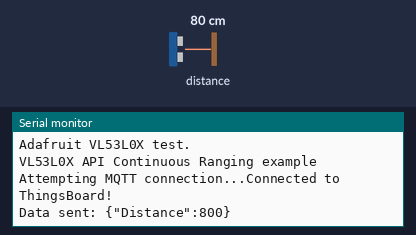
The sketch below on a simulated ESP32. Shown: the last lines printed to the serial monitor. The inputs (shaded band) are chosen by the test bench; at power-on: distance to the obstacle 80 cm. WiFi joins after 1.5 s; servers stay silent unless stated; no MQTT or app messages arrive unless stated.

Above: at 3.7 s.
3.8 s: distance to the obstacle set to 2 cm
At 5.9 s:
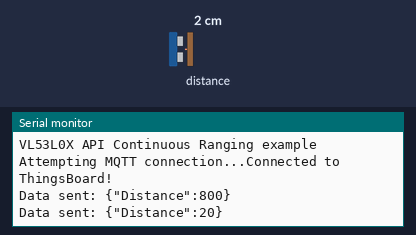
7.1 s: distance to the obstacle set to 4 cm
At 9.1 s:
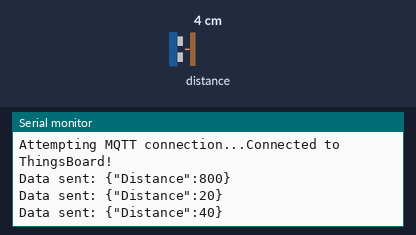
Timing chart, 0 to 10.6 s (numbered marks = the images above; inputs shaded):
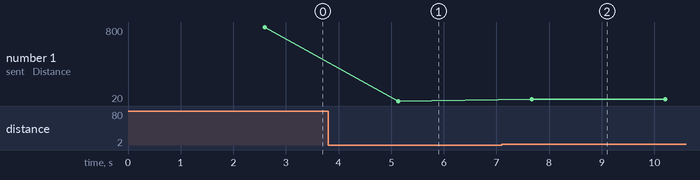

Measured:
- after the input at 3.8 s, the serial monitor: prints a new line after 1.3 s (image 1)
- after the input at 7.1 s, the serial monitor: prints a new line after 0.57 s (image 2)
- plotted number 1: 800 → 20 after the input at 3.8 s, 20 → 40 after the input at 7.1 s

The sketch:

LiDar.ino
```cpp
#include <WiFi.h>
#include <PubSubClient.h>
#include <ArduinoJson.h>
#include "Adafruit_VL53L0X.h"

// WiFi credentials
const char* ssid = "Logsun";
const char* password = "12345678";

// ThingsBoard MQTT broker details
#define THINGSBOARD_SERVER "demo.thingsboard.io" // Cloud instance
// #define THINGSBOARD_SERVER "YOUR_LOCAL_IP" // For local installation
#define TOKEN "bPvLvZYFY3fWknzLPhB1" // From ThingsBoard device dashboard

Adafruit_VL53L0X lox = Adafruit_VL53L0X();

WiFiClient espClient;
PubSubClient client(espClient);

void setup_wifi() {
  delay(10);
  Serial.println("Connecting to WiFi...");
  WiFi.begin(ssid, password);

  while (WiFi.status() != WL_CONNECTED) {
    delay(500);
    Serial.print(".");
  }

  Serial.println("");
  Serial.println("WiFi connected");
  Serial.println("IP address: ");
  Serial.println(WiFi.localIP());
}

void reconnect() {
  while (!client.connected()) {
    Serial.print("Attempting MQTT connection...");

    if (client.connect("ESP32Client", TOKEN, NULL)) {
      Serial.println("Connected to ThingsBoard!");
    } else {
      Serial.print("Failed, rc=");
      Serial.print(client.state());
      Serial.println(" Retrying in 5 seconds...");
      delay(5000);
    }
  }
}

void setup() {
  Serial.begin(115200);
  setup_wifi();
  client.setServer(THINGSBOARD_SERVER, 1883); // MQTT default port
  // wait until serial port opens for native USB devices
  while (! Serial) {
    delay(1);
  }

  Serial.println("Adafruit VL53L0X test.");
  if (!lox.begin()) {
    Serial.println(F("Failed to boot VL53L0X"));
    while(1);
  }
  // power
  Serial.println(F("VL53L0X API Continuous Ranging example\n\n"));

  // start continuous ranging
  lox.startRangeContinuous();
  delay(1000);
}

void loop() {
  int Distance=0;
  if (!client.connected()) {
    reconnect();
  }
  client.loop();

  if (lox.isRangeComplete()) {
   Distance = lox.readRange();
  }
  // Prepare JSON payload
  StaticJsonDocument<200> doc;
  doc["Distance"] = Distance;


  char payload[200];
  serializeJson(doc, payload);

  // Publish to ThingsBoard
  client.publish("v1/devices/me/telemetry", payload);
  Serial.println("Data sent: " + String(payload));

  delay(2500); // Send data every 5 seconds
}
```
